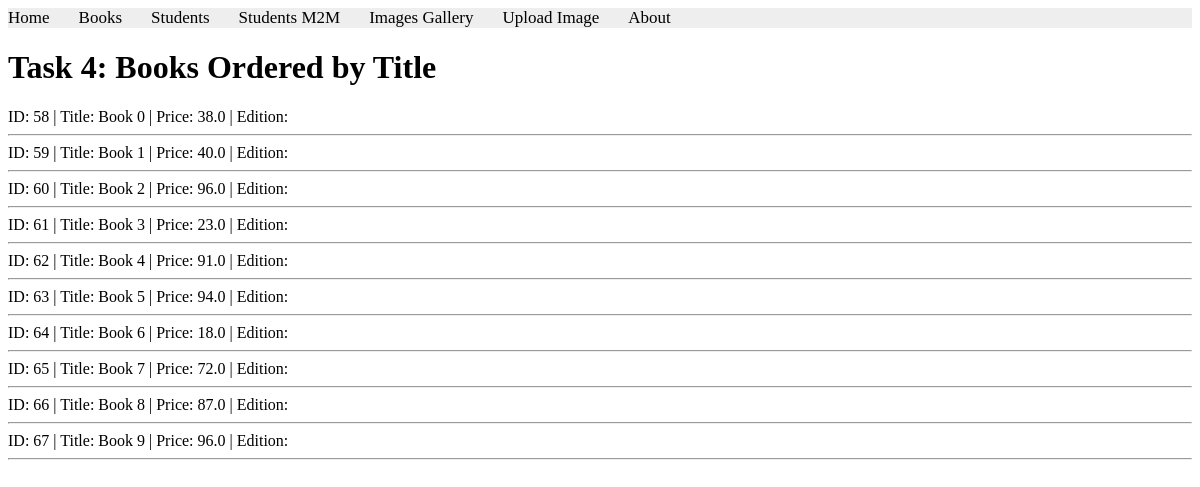
The page /books/lab8/task4 on the database as committed earlier.
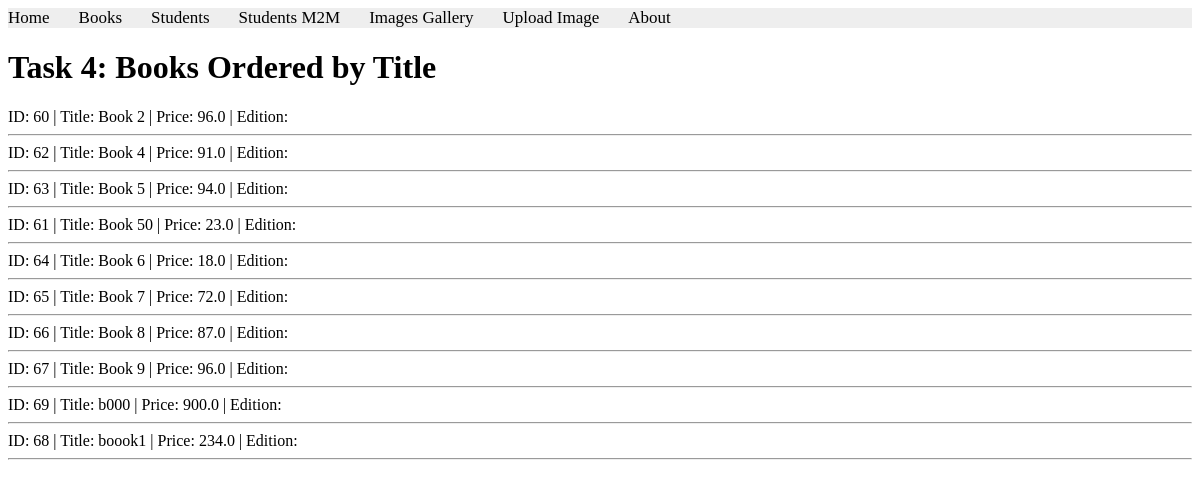
The same page on the database as committed later.
### apps/bookmodule/models.py (models this page shows, shortened)
class Book(models.Model):
    title = models.CharField(max_length=100)
    price = models.FloatField(default=0.0)
    quantity = models.IntegerField(default=1)
    pubdate = models.DateTimeField()
    rating = models.SmallIntegerField(default=1)
    publisher = models.ForeignKey(Publisher, null=True, on_delete=models.SET_NULL)
    authors = models.ManyToManyField(Author)

### apps/bookmodule/views.py (the view)
# urls.py: path('lab8/task4', views.lab8_task4, name='lab8_task4'),
def lab8_task4(request):
    mybooks = Book.objects.all().order_by('title')
    return render(request, 'bookmodule/lab8_task4.html', {'books': mybooks})

### apps/templates/bookmodule/lab8_task4.html (shortened to what this page needs)
{% extends "layouts/base.html" %}
{% block content %}
<h1>Task 4: Books Ordered by Title</h1>
{% for obj in books %}
    ID: {{ obj.id }} | Title: {{ obj.title }} | Price: {{ obj.price }} | Edition: {{ obj.edition }}<hr>
{% empty %}
    <p>No books found.</p>
{% endfor %}
{% endblock %}

Rows that differ between the two databases and show on the page:
removed Book: id "58", title "Book 0", price "38.0"
removed Book: id "59", title "Book 1", price "40.0"
changed Book id 61: title "Book 3" → "Book 50"; moves down the list
added Book: id "69", title "b000", price "900.0"
added Book: id "68", title "boook1", price "234.0"
